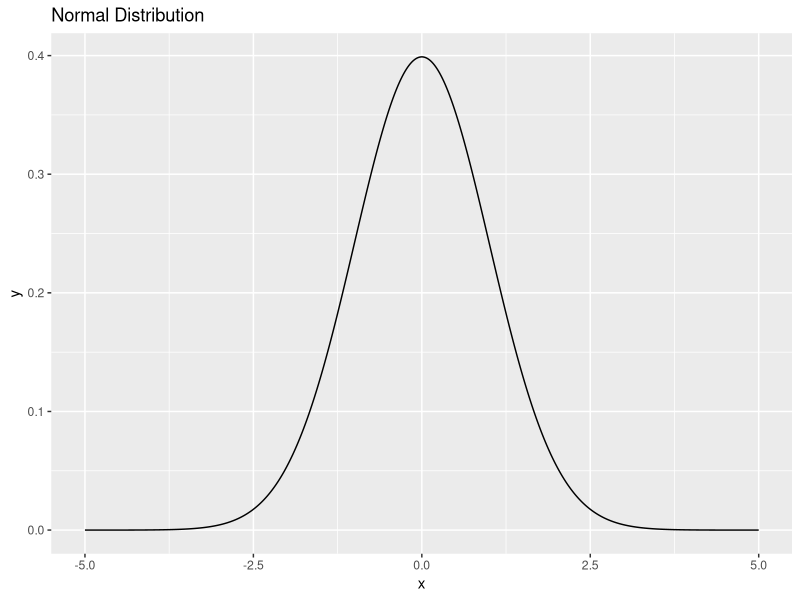
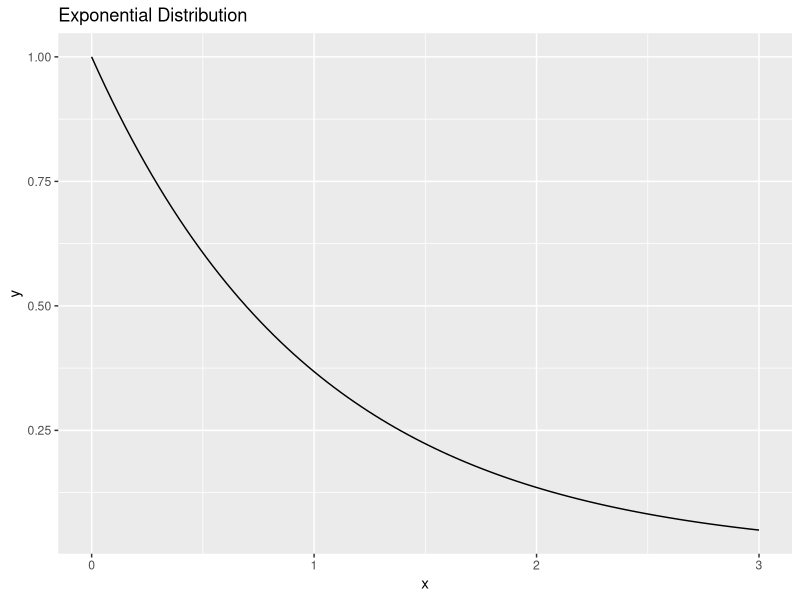
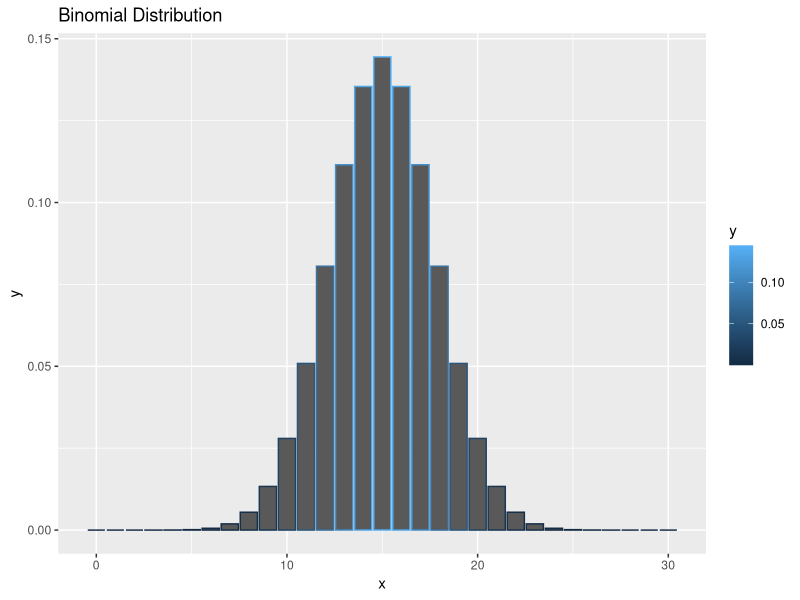
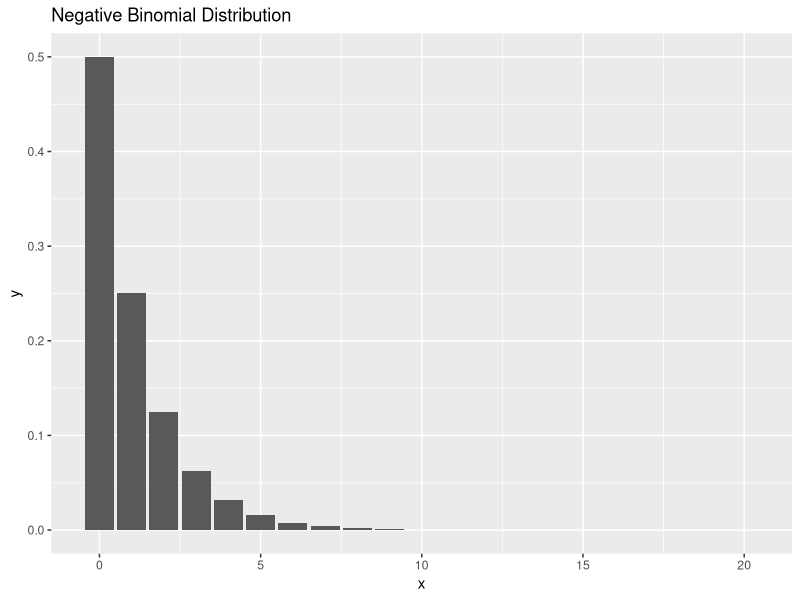
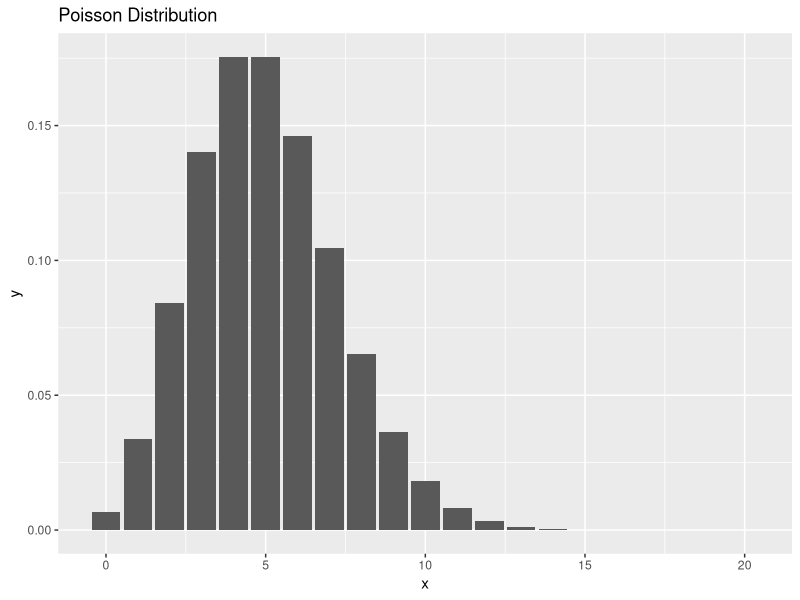
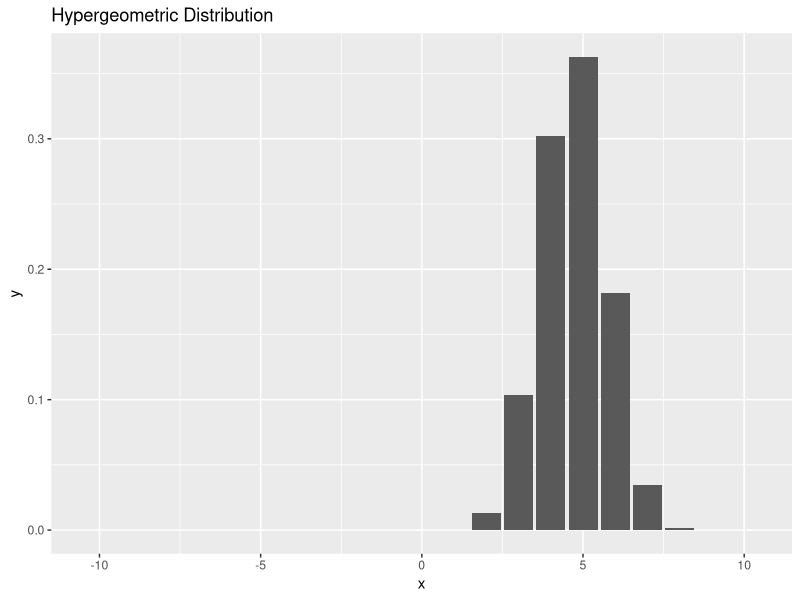

Reproduce these figures in R, in order.
## ---- chunk 1
library(ggplot2)
library(tibble)
# 标准正态分布
normal_data <- tibble(x = seq(-5, 5, length.out = 500),
                      y = dnorm(x, mean = 0, sd = 1))


ggplot(normal_data, aes(x = x, y = y)) +
    geom_line() +
    ggtitle("Normal Distribution")
## ---- chunk 2
# 指数分布
exponential_data <- tibble(x = seq(0, 3, length.out = 100),
                           y = dexp(x, rate = 1))


ggplot(exponential_data, aes(x = x, y = y)) +
    geom_line() +
    ggtitle("Exponential Distribution")
## ---- chunk 3
# 二项分布
binomial_data <- tibble(x = 0:30, y = dbinom(x, size = 30, prob = 0.5))

ggplot(binomial_data, aes(x = x, y = y, color = y)) +
    geom_col() +
    ggtitle("Binomial Distribution")
## ---- chunk 4
# 负二项分布
negative_binomial_data <- tibble(x = 0:20, y =  dnbinom(x, size = 1, prob = 0.5))

ggplot(negative_binomial_data, aes(x = x, y = y)) +
    geom_bar(stat = "identity") +
    ggtitle("Negative Binomial Distribution")
## ---- chunk 5
# 泊松分布
poisson_data <- tibble(x = 0:20,
                       y = dpois(x, lambda = 5))

ggplot(poisson_data, aes(x = x, y = y)) +
    geom_col() +
    ggtitle("Poisson Distribution")
## ---- chunk 6
# 超几何分布
hypergeometric_data <- tibble(x = -10:10, y = dhyper(x, m = 10,n = 7,k = 8))

ggplot(hypergeometric_data, aes(x = x, y = y)) +
    geom_bar(stat = "identity") +
    ggtitle("Hypergeometric Distribution")
## ---- chunk 7
dmultinom(c(4, 2, 0, 0), prob = rep(1/4, 4))
